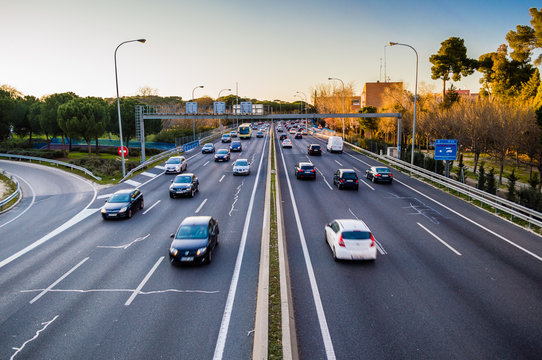
#> input picture highway.jpg, 542 x 360 px, found by its file name
$ python cv_9.py
#> lines starting #> are read from the running program, lines starting #| are printed output that depends on the picture
import cv2

img = cv2.imread("D:/My Python Projects/Open CV/highway.jpg")
#> img is the input picture: shape (360, 542, 3); mean B, G, R 126.5, 123.5, 122.2

resize = cv2.resize(img,(440,440))
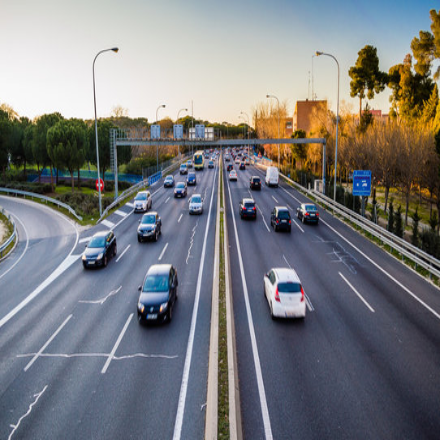
#> resize: shape (440, 440, 3); mean B, G, R 126.4, 123.4, 122.1

ksize = (7,7)
sigmax = 0
sigmay = 0

blur = cv2.GaussianBlur(resize,ksize,sigmax)
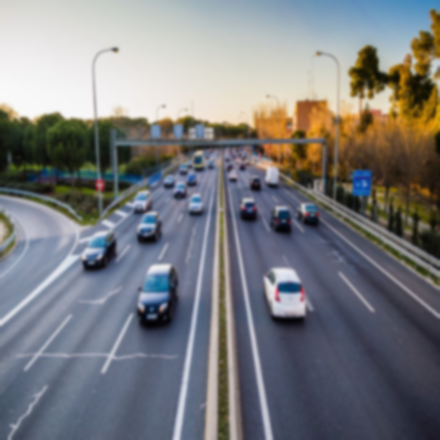
#> blur: shape (440, 440, 3); mean B, G, R 126.4, 123.4, 122.1

cv2.imshow("Original ", img)
cv2.imshow("blur",blur)
cv2.waitKey(0)
cv2.destroyAllWindows()
